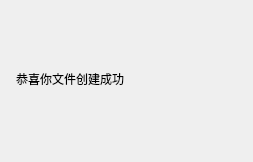
<?xml version="1.0" encoding="UTF-8"?>
<ui version="4.0">
 <class>confirmpage</class>
 <widget class="QWizardPage" name="confirmpage">
  <property name="geometry">
   <rect>
    <x>0</x>
    <y>0</y>
    <width>253</width>
    <height>162</height>
   </rect>
  </property>
  <property name="windowTitle">
   <string>WizardPage</string>
  </property>
  <layout class="QGridLayout" name="gridLayout_2">
   <item row="0" column="0">
    <layout class="QGridLayout" name="gridLayout">
     <property name="leftMargin">
      <number>5</number>
     </property>
     <property name="topMargin">
      <number>5</number>
     </property>
     <property name="rightMargin">
      <number>5</number>
     </property>
     <property name="bottomMargin">
      <number>10</number>
     </property>
     <property name="horizontalSpacing">
      <number>5</number>
     </property>
     <property name="verticalSpacing">
      <number>20</number>
     </property>
     <item row="0" column="0">
      <widget class="QLabel" name="label">
       <property name="text">
        <string>恭喜你文件创建成功</string>
       </property>
      </widget>
     </item>
    </layout>
   </item>
  </layout>
 </widget>
 <resources/>
 <connections/>
</ui>
